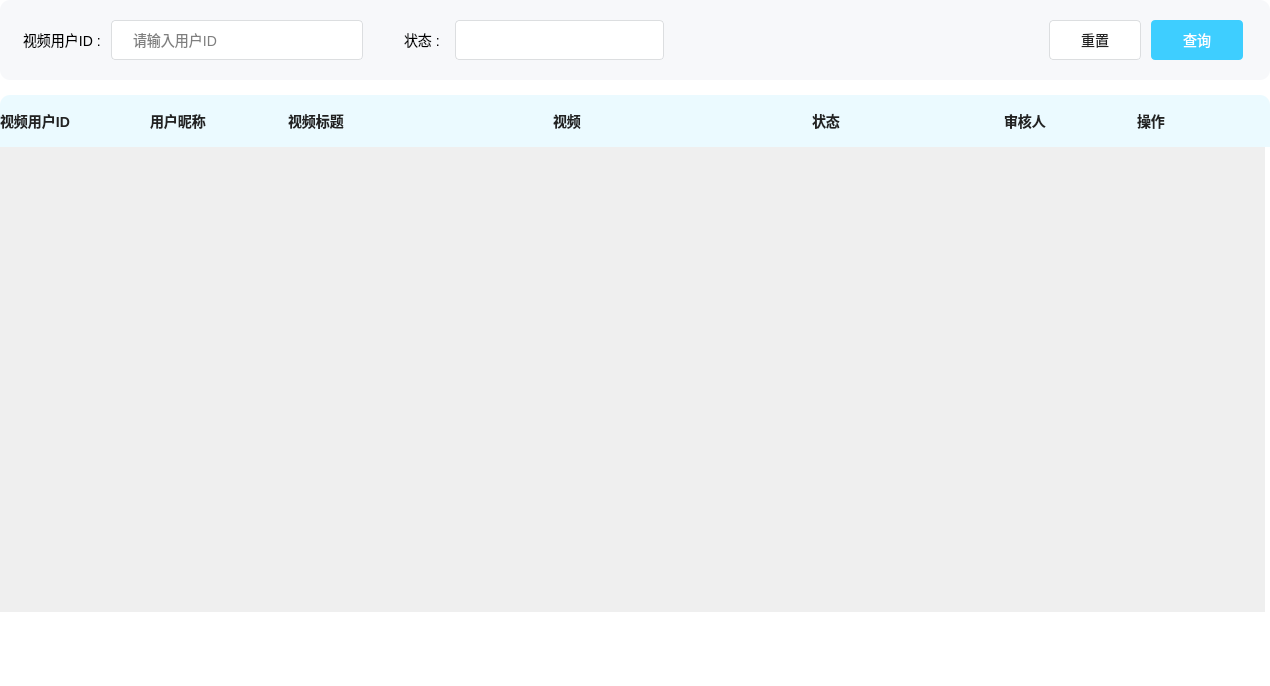
<?xml version="1.0" encoding="UTF-8"?>
<ui version="4.0">
 <class>CheckTable</class>
 <widget class="QWidget" name="CheckTable">
  <property name="geometry">
   <rect>
    <x>0</x>
    <y>0</y>
    <width>1270</width>
    <height>686</height>
   </rect>
  </property>
  <property name="windowTitle">
   <string>Form</string>
  </property>
  <layout class="QVBoxLayout" name="verticalLayout">
   <property name="spacing">
    <number>0</number>
   </property>
   <property name="leftMargin">
    <number>0</number>
   </property>
   <property name="topMargin">
    <number>0</number>
   </property>
   <property name="rightMargin">
    <number>0</number>
   </property>
   <property name="bottomMargin">
    <number>0</number>
   </property>
   <item>
    <widget class="QWidget" name="checkTableBg" native="true">
     <property name="styleSheet">
      <string notr="true">#checkTableBg{
background-color:#FFFFFF;
}
*{
font-size : 14px;
font-family : 微软雅⿊;
}</string>
     </property>
     <layout class="QVBoxLayout" name="verticalLayout_2">
      <property name="spacing">
       <number>0</number>
      </property>
      <property name="leftMargin">
       <number>0</number>
      </property>
      <property name="topMargin">
       <number>0</number>
      </property>
      <property name="rightMargin">
       <number>0</number>
      </property>
      <property name="bottomMargin">
       <number>0</number>
      </property>
      <item>
       <widget class="QWidget" name="inputBtnArea" native="true">
        <property name="minimumSize">
         <size>
          <width>0</width>
          <height>80</height>
         </size>
        </property>
        <property name="maximumSize">
         <size>
          <width>16777215</width>
          <height>80</height>
         </size>
        </property>
        <property name="styleSheet">
         <string notr="true">#inputBtnArea{
background-color: #F7F8FA;
border-radius: 10px;
}</string>
        </property>
        <layout class="QHBoxLayout" name="horizontalLayout">
         <property name="spacing">
          <number>41</number>
         </property>
         <property name="leftMargin">
          <number>23</number>
         </property>
         <property name="topMargin">
          <number>0</number>
         </property>
         <property name="rightMargin">
          <number>27</number>
         </property>
         <property name="bottomMargin">
          <number>0</number>
         </property>
         <item>
          <widget class="QWidget" name="videoUserIdBox" native="true">
           <property name="minimumSize">
            <size>
             <width>340</width>
             <height>0</height>
            </size>
           </property>
           <property name="maximumSize">
            <size>
             <width>340</width>
             <height>16777215</height>
            </size>
           </property>
           <property name="styleSheet">
            <string notr="true"/>
           </property>
           <layout class="QHBoxLayout" name="horizontalLayout_2">
            <property name="spacing">
             <number>6</number>
            </property>
            <property name="leftMargin">
             <number>0</number>
            </property>
            <property name="topMargin">
             <number>0</number>
            </property>
            <property name="rightMargin">
             <number>0</number>
            </property>
            <property name="bottomMargin">
             <number>0</number>
            </property>
            <item>
             <widget class="QLabel" name="idLabel">
              <property name="text">
               <string>视频用户ID : </string>
              </property>
             </widget>
            </item>
            <item>
             <widget class="QLineEdit" name="userIdEdit">
              <property name="minimumSize">
               <size>
                <width>0</width>
                <height>40</height>
               </size>
              </property>
              <property name="maximumSize">
               <size>
                <width>16777215</width>
                <height>40</height>
               </size>
              </property>
              <property name="styleSheet">
               <string notr="true">#userIdEdit{
background-color : #FFFFFF;
border-radius : 4px;
border: 1px solid #DCDEE0;
padding-left : 19px;
}</string>
              </property>
              <property name="placeholderText">
               <string>请输入用户ID</string>
              </property>
             </widget>
            </item>
           </layout>
          </widget>
         </item>
         <item>
          <widget class="QWidget" name="videoStatusBox" native="true">
           <property name="minimumSize">
            <size>
             <width>260</width>
             <height>0</height>
            </size>
           </property>
           <property name="maximumSize">
            <size>
             <width>260</width>
             <height>16777215</height>
            </size>
           </property>
           <property name="styleSheet">
            <string notr="true">#videoStatus {
background-color: #FFFFFF;
border: 1px solid #DCDEE0;
border-radius: 4px;
font-size: 14px;
line-height: 40px;
color: #222222;
padding-left: 16px;
}
#videoStatus::drop-down {
border: none;
width: 33px;
}
#videoStatus::down-arrow {
width: 15px;
background-color: transparent;
image: url(:/images/admin/triangle.png);
}
#videoStatus QAbstractItemView {
/* 去掉⿏标悬停在每个 item 上的虚线框 */
outline: 0px;
}
#videoStatus QAbstractItemView::item {
color: #222222;
padding-left:16px;
background-color: #fff;
height: 30px;
}
#videoStatus QAbstractItemView::item:selected {
background-color: #409CE1;
color: #FFFFFF;
}</string>
           </property>
           <layout class="QHBoxLayout" name="horizontalLayout_3">
            <property name="spacing">
             <number>7</number>
            </property>
            <property name="leftMargin">
             <number>0</number>
            </property>
            <property name="topMargin">
             <number>0</number>
            </property>
            <property name="rightMargin">
             <number>0</number>
            </property>
            <property name="bottomMargin">
             <number>0</number>
            </property>
            <item>
             <widget class="QLabel" name="status">
              <property name="minimumSize">
               <size>
                <width>44</width>
                <height>0</height>
               </size>
              </property>
              <property name="maximumSize">
               <size>
                <width>44</width>
                <height>16777215</height>
               </size>
              </property>
              <property name="text">
               <string>状态 : </string>
              </property>
             </widget>
            </item>
            <item>
             <widget class="QComboBox" name="videoStatus">
              <property name="minimumSize">
               <size>
                <width>0</width>
                <height>40</height>
               </size>
              </property>
              <property name="maximumSize">
               <size>
                <width>16777215</width>
                <height>40</height>
               </size>
              </property>
             </widget>
            </item>
           </layout>
          </widget>
         </item>
         <item>
          <spacer name="horizontalSpacer">
           <property name="orientation">
            <enum>Qt::Orientation::Horizontal</enum>
           </property>
           <property name="sizeHint" stdset="0">
            <size>
             <width>40</width>
             <height>20</height>
            </size>
           </property>
          </spacer>
         </item>
         <item>
          <widget class="QWidget" name="btnOperatorBox" native="true">
           <property name="minimumSize">
            <size>
             <width>194</width>
             <height>0</height>
            </size>
           </property>
           <property name="maximumSize">
            <size>
             <width>194</width>
             <height>16777215</height>
            </size>
           </property>
           <property name="styleSheet">
            <string notr="true"/>
           </property>
           <layout class="QHBoxLayout" name="horizontalLayout_4">
            <property name="spacing">
             <number>10</number>
            </property>
            <property name="leftMargin">
             <number>0</number>
            </property>
            <property name="topMargin">
             <number>0</number>
            </property>
            <property name="rightMargin">
             <number>0</number>
            </property>
            <property name="bottomMargin">
             <number>0</number>
            </property>
            <item>
             <widget class="QPushButton" name="resetBtn">
              <property name="minimumSize">
               <size>
                <width>0</width>
                <height>40</height>
               </size>
              </property>
              <property name="maximumSize">
               <size>
                <width>16777215</width>
                <height>40</height>
               </size>
              </property>
              <property name="styleSheet">
               <string notr="true">#resetBtn{
color : #222222;
background-color : #FFFFFF;
border-radius : 4px;
border : 1px solid #DCDEE0;
}</string>
              </property>
              <property name="text">
               <string>重置</string>
              </property>
             </widget>
            </item>
            <item>
             <widget class="QPushButton" name="queryBtn">
              <property name="minimumSize">
               <size>
                <width>0</width>
                <height>40</height>
               </size>
              </property>
              <property name="maximumSize">
               <size>
                <width>16777215</width>
                <height>40</height>
               </size>
              </property>
              <property name="styleSheet">
               <string notr="true">#queryBtn{
background-color : #3ECEFF;
border-radius : 4px;
color : #FFFFFF;
}</string>
              </property>
              <property name="text">
               <string>查询</string>
              </property>
             </widget>
            </item>
           </layout>
          </widget>
         </item>
        </layout>
       </widget>
      </item>
      <item>
       <widget class="QWidget" name="tableTitleArea" native="true">
        <property name="minimumSize">
         <size>
          <width>0</width>
          <height>67</height>
         </size>
        </property>
        <property name="maximumSize">
         <size>
          <width>16777215</width>
          <height>67</height>
         </size>
        </property>
        <property name="styleSheet">
         <string notr="true"/>
        </property>
        <layout class="QVBoxLayout" name="verticalLayout_3">
         <property name="spacing">
          <number>0</number>
         </property>
         <property name="leftMargin">
          <number>0</number>
         </property>
         <property name="topMargin">
          <number>0</number>
         </property>
         <property name="rightMargin">
          <number>0</number>
         </property>
         <property name="bottomMargin">
          <number>0</number>
         </property>
         <item>
          <widget class="QWidget" name="empty" native="true">
           <property name="minimumSize">
            <size>
             <width>0</width>
             <height>15</height>
            </size>
           </property>
           <property name="maximumSize">
            <size>
             <width>16777215</width>
             <height>15</height>
            </size>
           </property>
          </widget>
         </item>
         <item>
          <widget class="QWidget" name="labelBox" native="true">
           <property name="styleSheet">
            <string notr="true">#labelBox{
background-color: #EBFAFF;
border-top-left-radius: 10px;
border-top-right-radius: 10px;
border-bottom-left-radius: 0;
border-bottom-right-radius: 0;
}
#labelBox QLabel {
font-family : 微软雅⿊;
font-size: 14px;
font-weight: bold;
color: #222222;
line-height: 20px;
}</string>
           </property>
           <layout class="QHBoxLayout" name="horizontalLayout_5">
            <property name="spacing">
             <number>0</number>
            </property>
            <property name="leftMargin">
             <number>0</number>
            </property>
            <property name="topMargin">
             <number>0</number>
            </property>
            <property name="rightMargin">
             <number>0</number>
            </property>
            <property name="bottomMargin">
             <number>0</number>
            </property>
            <item>
             <widget class="QLabel" name="userIdLabel">
              <property name="minimumSize">
               <size>
                <width>150</width>
                <height>0</height>
               </size>
              </property>
              <property name="maximumSize">
               <size>
                <width>150</width>
                <height>16777215</height>
               </size>
              </property>
              <property name="text">
               <string>视频用户ID</string>
              </property>
             </widget>
            </item>
            <item>
             <widget class="QLabel" name="nickNameLabel">
              <property name="minimumSize">
               <size>
                <width>138</width>
                <height>0</height>
               </size>
              </property>
              <property name="maximumSize">
               <size>
                <width>138</width>
                <height>16777215</height>
               </size>
              </property>
              <property name="text">
               <string>用户昵称</string>
              </property>
             </widget>
            </item>
            <item>
             <widget class="QLabel" name="videoTitleLabel">
              <property name="minimumSize">
               <size>
                <width>265</width>
                <height>0</height>
               </size>
              </property>
              <property name="maximumSize">
               <size>
                <width>265</width>
                <height>16777215</height>
               </size>
              </property>
              <property name="text">
               <string>视频标题</string>
              </property>
             </widget>
            </item>
            <item>
             <widget class="QLabel" name="videoLabel">
              <property name="minimumSize">
               <size>
                <width>259</width>
                <height>0</height>
               </size>
              </property>
              <property name="maximumSize">
               <size>
                <width>259</width>
                <height>16777215</height>
               </size>
              </property>
              <property name="text">
               <string>视频</string>
              </property>
             </widget>
            </item>
            <item>
             <widget class="QLabel" name="statusLabel">
              <property name="minimumSize">
               <size>
                <width>192</width>
                <height>0</height>
               </size>
              </property>
              <property name="maximumSize">
               <size>
                <width>192</width>
                <height>16777215</height>
               </size>
              </property>
              <property name="text">
               <string>状态</string>
              </property>
             </widget>
            </item>
            <item>
             <widget class="QLabel" name="checkerLabel">
              <property name="minimumSize">
               <size>
                <width>133</width>
                <height>0</height>
               </size>
              </property>
              <property name="maximumSize">
               <size>
                <width>133</width>
                <height>16777215</height>
               </size>
              </property>
              <property name="text">
               <string>审核人</string>
              </property>
             </widget>
            </item>
            <item>
             <widget class="QLabel" name="operationLabel">
              <property name="minimumSize">
               <size>
                <width>133</width>
                <height>0</height>
               </size>
              </property>
              <property name="maximumSize">
               <size>
                <width>133</width>
                <height>16777215</height>
               </size>
              </property>
              <property name="text">
               <string>操作</string>
              </property>
             </widget>
            </item>
           </layout>
          </widget>
         </item>
        </layout>
       </widget>
      </item>
      <item>
       <widget class="QWidget" name="videoArea" native="true">
        <property name="minimumSize">
         <size>
          <width>0</width>
          <height>480</height>
         </size>
        </property>
        <property name="maximumSize">
         <size>
          <width>16777215</width>
          <height>480</height>
         </size>
        </property>
        <property name="styleSheet">
         <string notr="true"/>
        </property>
        <layout class="QVBoxLayout" name="verticalLayout_4">
         <property name="spacing">
          <number>0</number>
         </property>
         <property name="leftMargin">
          <number>0</number>
         </property>
         <property name="topMargin">
          <number>0</number>
         </property>
         <property name="rightMargin">
          <number>5</number>
         </property>
         <property name="bottomMargin">
          <number>15</number>
         </property>
         <item>
          <widget class="QScrollArea" name="scrollArea">
           <property name="styleSheet">
            <string notr="true">#scrollArea {
border : none;
background-color: #FFF;
}
QScrollBar:vertical{ /*垂直滚动条*/
border : none;
background-color : #FFFFFF;
width : 10px;
}
QScrollBar::handle:vertical{ /*设置垂直滚动条⼿柄*/
border : none;
border-radius : 5px;
background-color : #E8E8E8;
}
QScrollBar::up-arrow:vertical, QScrollBar::down-arrow:vertical {
border:none;
width: 0px;
height: 0px;
}
QScrollBar:horizontal {
height: 0px;
}</string>
           </property>
           <property name="widgetResizable">
            <bool>true</bool>
           </property>
           <widget class="QWidget" name="scrollAreaWidgetContents">
            <property name="geometry">
             <rect>
              <x>0</x>
              <y>0</y>
              <width>1265</width>
              <height>465</height>
             </rect>
            </property>
            <layout class="QVBoxLayout" name="layout">
             <property name="spacing">
              <number>0</number>
             </property>
             <property name="leftMargin">
              <number>0</number>
             </property>
             <property name="topMargin">
              <number>0</number>
             </property>
             <property name="rightMargin">
              <number>0</number>
             </property>
             <property name="bottomMargin">
              <number>0</number>
             </property>
            </layout>
           </widget>
          </widget>
         </item>
        </layout>
       </widget>
      </item>
      <item>
       <widget class="QWidget" name="PaginatorArea" native="true">
        <property name="styleSheet">
         <string notr="true"/>
        </property>
       </widget>
      </item>
     </layout>
    </widget>
   </item>
  </layout>
 </widget>
 <resources/>
 <connections/>
</ui>
